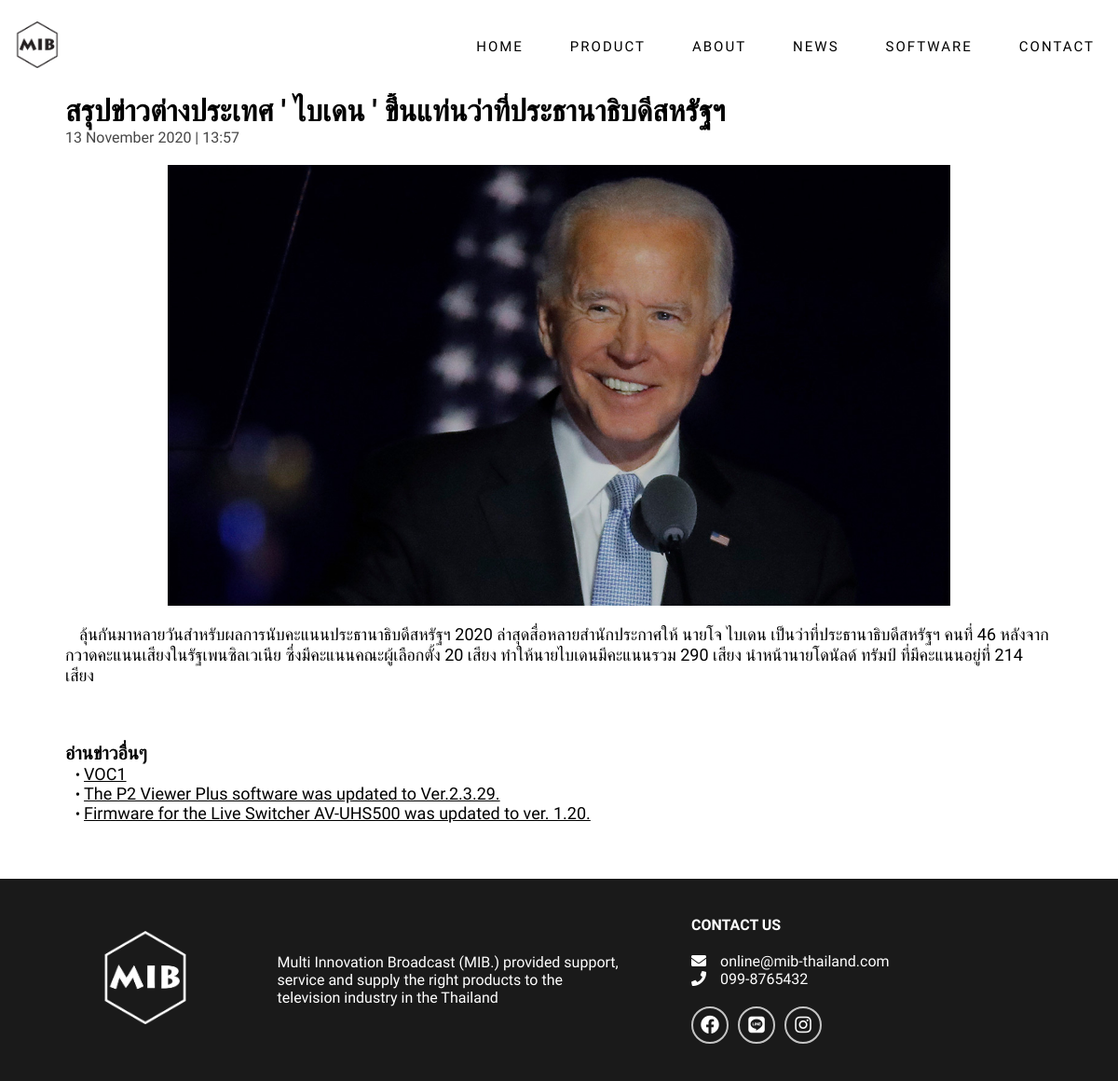
/news.php?news_id=1, run on the app's committed database.
### tables this page shows
CREATE TABLE `tb_news` (
  `news_id` int(11) NOT NULL,
  `news_name` varchar(100) NOT NULL,
  `news_image` varchar(200) NOT NULL,
  `news_description_th` text NOT NULL,
  `news_description_en` text NOT NULL,
  `news_detail_th` text NOT NULL,
  `news_detail_en` text NOT NULL,
  `list_no` int(11) NOT NULL,
  `addby` int(11) NOT NULL,
  `adddate` datetime NOT NULL,
  `lastupdate` datetime NOT NULL,
  `updateby` int(11) NOT NULL
);

### news.php (the view, shortened to what this page needs)
<?php
$news_id = $_GET['news_id'];
function changeDate($date)
{
    $get_date = explode("-", $date);
    $month = array("01" => "January", "02" => "February", "03" => "March", "04" => "April", "05" => "May", "06" => "June", "07" => "July", "08" => "August", "09" => "September", "10" => "October", "11" => "November", "12" => "December");
    $get_month = $get_date["1"];
    $year = $get_date["0"];
    return $get_date["2"] . " " . $month[$get_month] . " " . $year;
}
function dateTime($date_time)
{
    $get_date_time = explode(' ', $date_time);
    $date = changeDate($get_date_time['0']);
    $time = substr($get_date_time['1'], 0, -3);
    return $date . " | " . $time;
}
$path_images        = "assets/images/news/";
$sql    = "SELECT * FROM tb_news WHERE news_id = '" . $news_id . "'";
$result = mysqli_query($connection, $sql);
$row    = mysqli_fetch_assoc($result);
$news_image             = $row["news_image"];
$news_name              = $row["news_name"];
$news_detail_th         = $row["news_detail_th"];
$news_lastupdate        = dateTime($row["lastupdate"]);
?>
<!DOCTYPE html>
<html lang="en">
<head>
    <link rel="stylesheet" href="./assets/css/styles.css">
    <link rel="stylesheet" href="https://cdnjs.cloudflare.com/ajax/libs/font-awesome/5.15.1/css/all.min.css" />
    <link rel="stylesheet" href="https://unpkg.com/swiper/swiper-bundle.css">
    <link rel="stylesheet" href="https://unpkg.com/swiper/swiper-bundle.min.css">
</head>
<body>
    <header class="header">
        <div class="container">
            <nav class="nav">
                <a href="index.php" class="logo">
                    <img src="./assets/images/Logo/mib-logo-icon.png" alt="">
                </a>
                <ul class="nav-list">
                    <li class="nav-item">
                        <a href="index.php" class="nav-link">Home</a>
                    </li>
                    <li class="nav-item">
                        <a href="index.php#product" class="nav-link">Product</a>
                    </li>
                    <li class="nav-item">
                        <a href="index.php#about" class="nav-link">About</a>
                    </li>
                    <li class="nav-item">
                        <a href="index.php#news" class="nav-link">News</a>
                    </li>
                    <li class="nav-item">
                        <a href="software.html" class="nav-link">Software</a>
                    </li>
                    <li class="nav-item">
                        <a href="index.php#footer" class="nav-link">Contact</a>
                    </li>
                </ul>
            </nav>
        </div>
    </header>
    <div class="news-container">
        <div class="news-content">
            <h1 class="news-heading"><?php echo $news_name; ?></h1>
            <span class="news-date"><?php echo $news_lastupdate; ?></span>
            <img src="<?php echo $path_images . $news_image; ?>" alt="" class="news-img">
            <p class="news-text"><?php echo $news_detail_th; ?></p>
            <div class="news-more">
                <h3 class="news-more-heading">อ่านข่าวอื่นๆ</h3>
                <ul class="news-more-lists">
                    <?php
                    $sql_more = "SELECT * FROM tb_news ORDER BY lastupdate DESC LIMIT 3";
                    $result_more = mysqli_query($connection, $sql_more);
                    while ($row_more = mysqli_fetch_array($result_more)) {
                    ?>
                        <li><a href="news.php<?php echo "?news_id=" . $row_more["news_id"]; ?>"><?php echo $row_more["news_name"]; ?></a></li>
                    <?php
                    }
                    ?>
                </ul>
            </div>
        </div>
    </div>
    <footer class="footer" id="footer">
        <div class="container">
            <div class="footer-content">
                <div class="footer-content-brand">
                    <div class="logo-container">
                        <a href="index.html">
                            <img src="./assets/images/Logo/mib-logo-icon-white.png" alt="" class="logo-image">
                        </a>
                    </div>
                    <div class="paragraph">
                        Multi Innovation Broadcast (MIB.) provided support, service and supply the right products to the television industry in the Thailand </div>
                </div>
                <div class="social-media-wrap">
                    <h4 class="footer-heading">Contact Us</h4>
                    <div class="contact-detail">
                        <p class="contact-email"><i class="fa fa-envelope" aria-hidden="true"></i>online@mib-thailand.com</p>
                        <p class="contact-phone"><i class="fa fa-phone" aria-hidden="true"></i>099-8765432</p>
                    </div>
                    <div class="social-media">
                        <a href="https://www.facebook.com/MultiInnovationBroadcast/" class="sm-link" target="_blank"><i class="fab fa-facebook"></i></a>
                        <a href="https://line.me/R/ti/p/%40zwm2906e" class="sm-link" target="_blank"><i class="fab fa-line"></i></a>
                        <a href="#" class="sm-link"><i class="fab fa-instagram"></i></a>
                    </div>
                </div>
            </div>
        </div>
    </footer>
</body>
</html>

### assets/css/styles.css (style rules this page uses)
* { margin: 0; padding: 0; box-sizing: border-box; font-family: "Kanit", sans-serif; scroll-behavior: smooth; }
:root { --dark-color: #1a1a1a; --solid-color: #464646; --light-color: #c4c4c4; --dark-transparent: rgba(170, 170, 170, 0.7); --light-transparent: rgba(170, 170, 170, 0.5); }
html { font-size: 10px; }
body { font-size: 1.6rem; color: black; background-color: white; }
a { text-decoration: none; color: inherit; }
ul { list-style: none; }
.container { width: 100%; max-width: 120rem; padding: 0 1.5rem; margin: 0 auto; }
.header { width: 100%; height: 6rem; display: flex; align-items: center; position: fixed; top: 0; left: 0; background-color: rgba(255, 255, 255, 1); z-index: 100; transition: backgroud-color 0.3s, height 0.3s; }
.nav { display: flex; align-items: center; justify-content: space-between; }
.logo img { max-width: 5rem; }
.nav-list { position: fixed; top: 0; left: 0; width: 100%; height: 100vh; background-color: var(--dark-color); display: flex; flex-direction: column; align-items: center; justify-content: center; z-index: 200; opacity: 0; transform: scale(0); transition: opacity 0.5s; }
.nav-item:not(:last-child) { margin-bottom: 0.5rem; }
.nav-link { display: block; color: #fff; font-size: 3rem; text-transform: uppercase; letter-spacing: 2px; padding: 1rem; }
.paragraph { color: #a5a5a5; margin: 2.5rem 1rem; }
.footer { padding: 4rem 0; background-color: var(--dark-color); color: #fff; }
.footer-content-brand { margin-bottom: 5rem; }
.footer-content-brand .logo-container { width: 100%; display: flex; justify-content: center; }
.footer-content-brand .logo-image { max-width: 10rem; }
.footer .paragraph { color: inherit; }
.footer-heading { text-transform: uppercase; }
.contact-detail { margin: 2rem 0; }
.contact-detail i { padding-right: 1.5rem; }
.social-media { display: flex; }
.sm-link { width: 4rem; height: 4rem; font-size: 2rem; border: 2px solid var(--light-color); border-radius: 50%; display: flex; margin-right: 1rem; transition: background-color 0.5s; }
.sm-link i { margin: auto; }
@media screen and (min-width: 400px) { .news-container { padding: 0 3rem; } }
@media screen and (min-width: 768px) { .header { height: 10rem; } }
@media screen and (min-width: 768px) { .news-container { padding: 0 2rem; } }
@media screen and (min-width: 768px) { .footer { overflow-x: hidden; } }
@media screen and (min-width: 768px) { .footer-content { display: flex; } }
@media screen and (min-width: 768px) { .footer-content-brand { display: flex; align-items: center; justify-content: center; margin-bottom: 0; flex: 0 0 60%; } }
@media screen and (min-width: 768px) { .footer .paragraph { margin: 0; } }
@media screen and (min-width: 768px) { .social-media-wrap { flex: 0 0 40%; margin-left: 2.5rem; } }
@media screen and (min-width: 1000px) { .nav-list { position: initial; width: initial; height: initial; background-color: transparent; flex-direction: row; justify-content: initial; opacity: 1; transform: scale(1); } }
@media screen and (min-width: 1000px) { .nav-item:not(:last-child) { margin-right: 3rem; margin-bottom: 0; } }
@media screen and (min-width: 1000px) { .nav-link { color: #000; font-size: 1.5rem; } }
@media screen and (min-width: 1200px) { .footer .paragraph { margin-right: 5rem; } }

### assets/css/product.css (style rules this page uses)
:root { --dark-color: #1a1a1a; --solid-color: #464646; --light-color: #c4c4c4; --dark-transparent: rgba(170, 170, 170, 0.7); --light-transparent: rgba(170, 170, 170, 0.5); }

### assets/css/software.css (style rules this page uses)
:root { --dark-color: #1a1a1a; --solid-color: #464646; --light-color: #c4c4c4; --dark-transparent: rgba(170, 170, 170, 0.7); --light-transparent: rgba(170, 170, 170, 0.5); }

### assets/css/newsAll.css (style rules this page uses)
:root { --dark-color: #1a1a1a; --solid-color: #464646; --light-color: #c4c4c4; --dark-transparent: rgba(170, 170, 170, 0.7); --light-transparent: rgba(170, 170, 170, 0.5); }

### data on the page
tb_news: news_name "สรุปข่าวต่างประเทศ ' ไบเดน ' ขึ้นแท่นว่าที่ประธานาธิบดีสหรัฐฯ", lastupdate "13 November 2020 | 13:57", news_image (picture), news_detail_th "ลุ้นกันมาหลายวันสำหรับผลการนับคะแนนประธานาธิบดีสหรัฐฯ 2020 ล่าสุดสื่อหลายสำนักประกาศให้ นายโจ ไบเดน เป็นว่าที่ประธานาธิบดีสหรัฐฯ คนที่ 46 หลังจากกวาดคะแนนเสียงในรัฐเพนซิลเวเนีย ซึ่งมีคะแนนคณะผู้เลือกตั้ง 20 เสียง ทำให้นายไบเดนมีคะแนนรวม 290 เสียง นำหน้านายโดนัลด์ ทรัมป์ ที่มีคะแนนอยู่ที่ 214 เสียง"
tb_news: news_name "VOC1"
tb_news: news_name "The P2 Viewer Plus software was updated to Ver.2.3.29."
tb_news: news_name "Firmware for the Live Switcher AV-UHS500 was updated to ver. 1.20."
